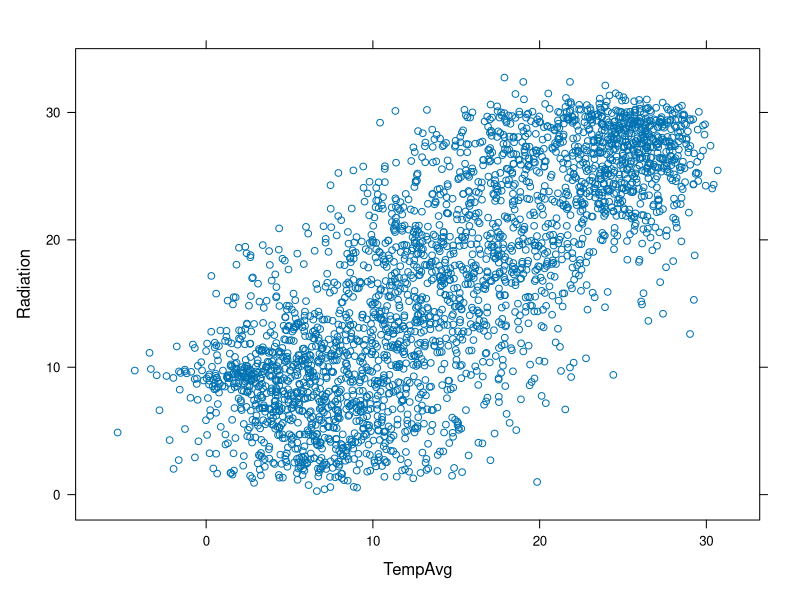
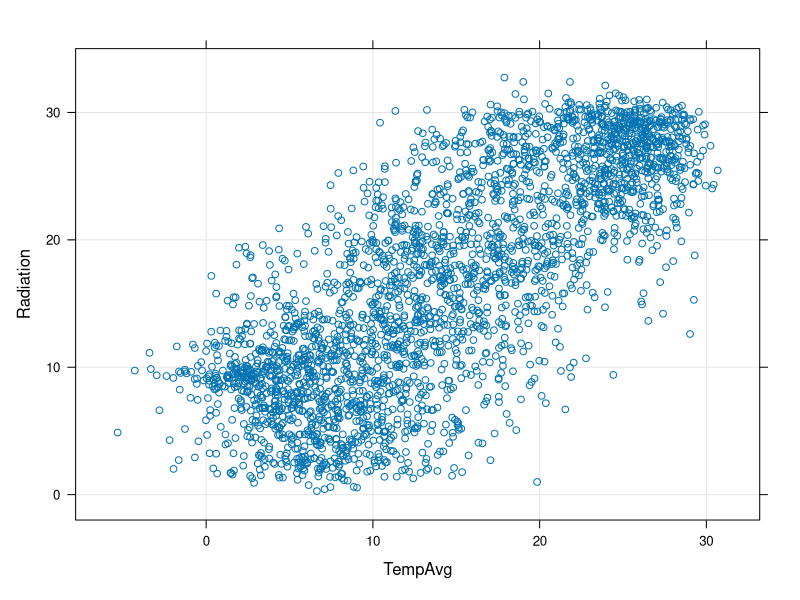
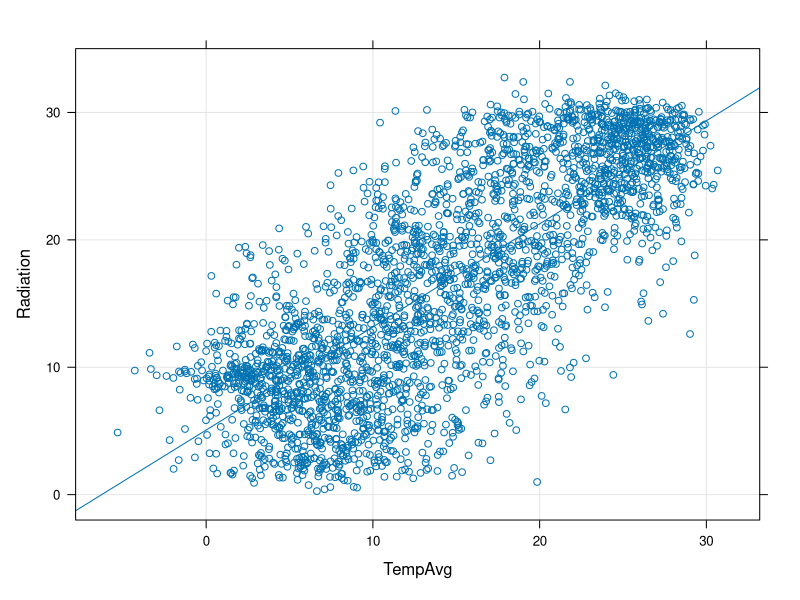
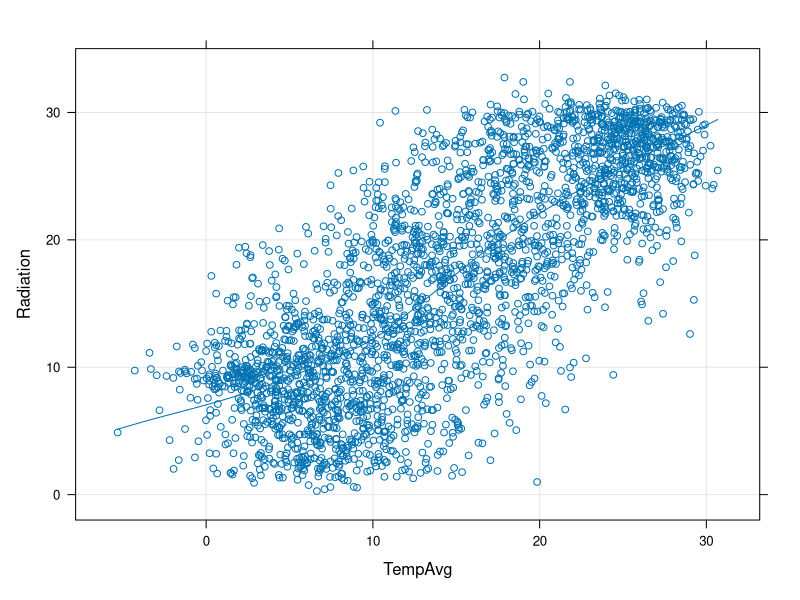
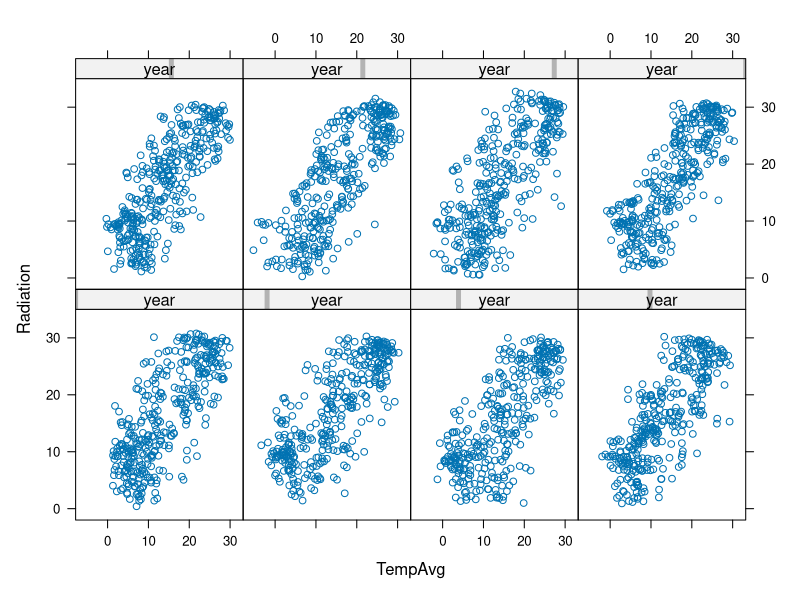
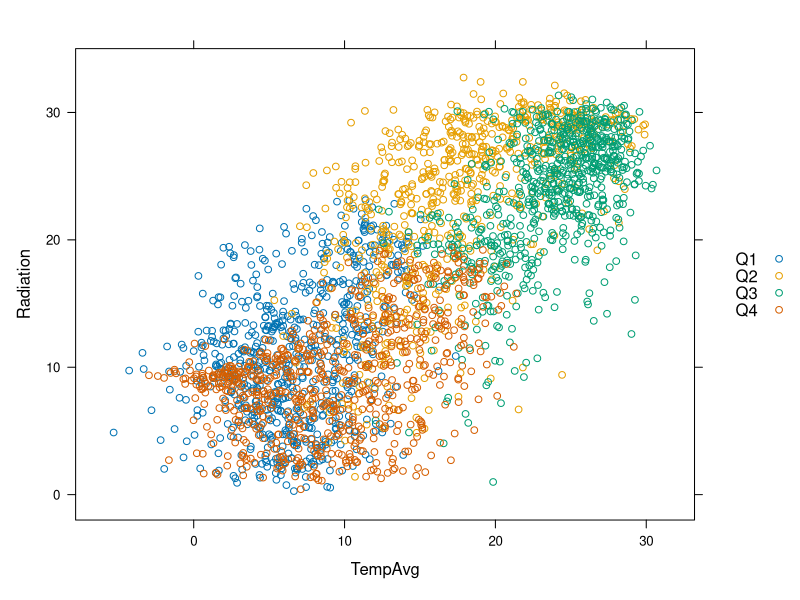
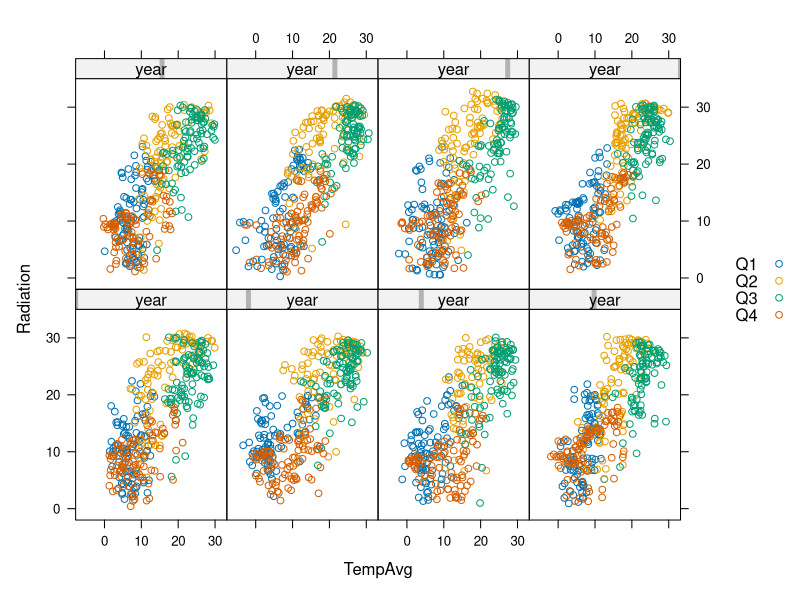
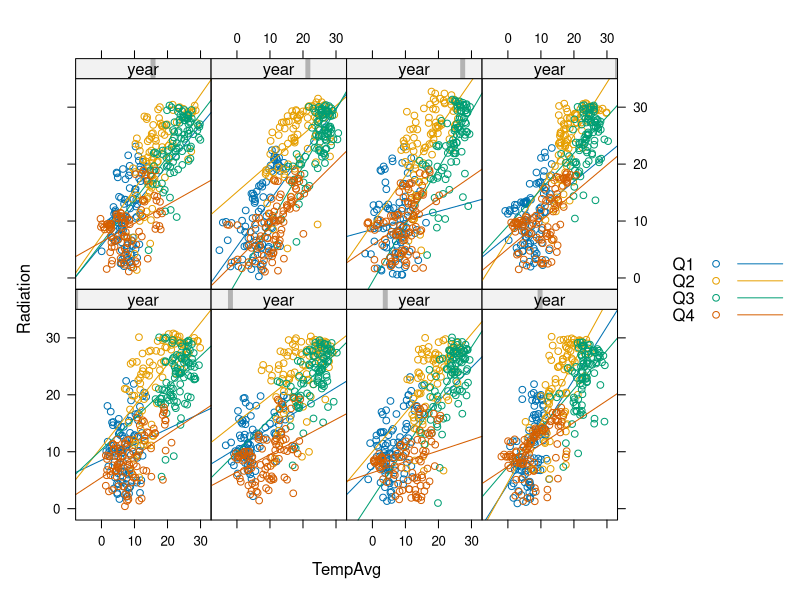

These figures' R source, in order: (Note: this script raises an error after producing the figures.)

## Conjunto de datos de ejemplo
## - Leemos desde el archivo local

aranjuez <- read.csv('data/aranjuez.csv')

summary(aranjuez)

## Conjunto de datos de ejemplo
## - Añadimos algunas columnas

aranjuez$month <- as.numeric(format(as.Date(aranjuez$X), '%m'))
aranjuez$year <- as.numeric(format(as.Date(aranjuez$X), '%Y'))
aranjuez$day <- as.numeric(format(as.Date(aranjuez$X), '%j'))
aranjuez$jday <- julian(as.Date(aranjuez$X))
aranjuez$quarter <- quarters(as.Date(aranjuez$X))

## Lattice

## - Documentación: [[http://lmdvr.r-forge.r-project.org/figures/figures.html][Código y Figuras del libro]]

library(lattice)

## =xyplot=
## #+ATTR_LaTeX: width=0.7\textwidth

pdf(file="xyplot.pdf")
xyplot(Radiation ~ TempAvg,
       data=aranjuez)
dev.off()

## =xyplot=
## #+ATTR_LaTeX: width=0.7\textwidth

pdf(file="xyplotPG.pdf")
xyplot(Radiation ~ TempAvg,
       data=aranjuez, type=c('p', 'g'))
dev.off()

## =xyplot=
## #+ATTR_LaTeX: width=0.7\textwidth

pdf(file="xyplotPRG.pdf")
xyplot(Radiation ~ TempAvg,
       data=aranjuez, type=c('p', 'r', 'g'))
dev.off()

## =xyplot=
## #+ATTR_LaTeX: width=0.7\textwidth

pdf(file="xyplotSmooth.pdf")
xyplot(Radiation ~ TempAvg,
       data=aranjuez, type=c('p', 'smooth', 'g'))
dev.off()

## Paneles
## #+ATTR_LaTeX: width=0.7\textwidth

pdf(file="xyplotYear.pdf")
xyplot(Radiation ~ TempAvg|year, data=aranjuez)
dev.off()

## Grupos
## #+ATTR_LaTeX: width=0.7\textwidth

pdf(file="xyplotQuarter.pdf")
xyplot(Radiation ~ TempAvg, groups=quarter,
       data=aranjuez, auto.key=list(space='right'))
dev.off()

## Paneles y grupos
## #+ATTR_LaTeX: width=0.6\textwidth

pdf(file="xyplotQuarterYear.pdf")
xyplot(Radiation ~ TempAvg|year,
       groups=quarter,
       data=aranjuez,
       layout=c(4, 2),
       auto.key=list(space='right'))
dev.off()

## Paneles y grupos
## #+ATTR_LaTeX: width=0.6\textwidth

pdf(file="xyplotQuarterYearSmooth.pdf")
xyplot(Radiation ~ TempAvg|year,
       groups=quarter,
       data=aranjuez,
       layout=c(4, 2),
       type=c('p', 'r'),
       auto.key=list(space='right'))
dev.off()

## Colores y tamaños
## #+ATTR_LaTeX: width=0.6\textwidth

pdf(file="xyplotColors.pdf")
xyplot(Radiation ~ TempAvg,
       type=c('p', 'r'),
       cex=2, col='blue',
       alpha=.5,
       lwd=3, col.line='black',
       data=aranjuez)
dev.off()

## Colores con grupos
## #+ATTR_LaTeX: width=0.6\textwidth

pdf(file="xyplotColorGroups.pdf")
xyplot(Radiation ~ TempAvg,
       group=quarter,
       col=c('red', 'blue', 'green', 'yellow'),
       auto.key=list(space='right'),
       data=aranjuez)
dev.off()

## Colores con grupos: par.settings
## #+ATTR_LaTeX: width=0.45\textwidth

pdf(file="myTheme.pdf")
myTheme <- custom.theme(symbol=c('red', 'blue',
                        'green', 'yellow'),
                        pch=19, alpha=.6)
xyplot(Radiation ~ TempAvg,
       groups=quarter,
       par.settings=myTheme,
       auto.key=list(space='right'),
       data=aranjuez)
dev.off()

## Colores: brewer.pal
## #+ATTR_LaTeX: width=0.45\textwidth

pdf(file="brewer.pdf")
library(RColorBrewer)
myTheme <- custom.theme(symbol=brewer.pal(n=4,
                        'Dark2'),
                        pch=19, alpha=.6)
xyplot(Radiation ~ TempAvg,
       groups=quarter,
       par.settings=myTheme,
       auto.key=list(space='right'),
       data=aranjuez)
dev.off()

## =levelplot=
## #+ATTR_LaTeX: width=0.6\textwidth

pdf(file="levelplot.pdf")
levelplot(TempAvg ~ year * day,
          data=aranjuez)
dev.off()

## =contourplot=
## #+ATTR_LaTeX: width=0.7\textwidth

pdf(file="contourplot.pdf")
contourplot(Radiation ~ year * day,
            lwd=.5, labels=FALSE,
            region=TRUE, 
            data=aranjuez)
dev.off()

## Box-and-Whiskers
## #+ATTR_LaTeX: width=0.7\textwidth

pdf(file="bwplot.pdf")
bwplot(Radiation ~ month, data=aranjuez,
       horizontal=FALSE, pch='|')
dev.off()

## Box-and-Whiskers
## #+ATTR_LaTeX: width=0.7\textwidth

pdf(file="violin.pdf")
bwplot(Radiation ~ month, data=aranjuez,
       horizontal=FALSE,
       panel=panel.violin)
dev.off()

## Histogramas
## #+ATTR_LaTeX: width=0.7\textwidth

pdf(file="histogram.pdf")
histogram(~Radiation|year, data=aranjuez,
          strip=strip.custom(strip.levels=TRUE))
dev.off()

## Gráficos de densidad
## #+ATTR_LaTeX: width=0.7\textwidth

pdf(file="density.pdf")
densityplot(~Radiation, groups=quarter,
            data=aranjuez,
            auto.key=list(space='right'))
dev.off()

## =dotplot=

avRad <- aggregate(Radiation ~ month * year,
                   data=aranjuez, FUN=mean)

## #+ATTR_LaTeX: width=0.7\textwidth

pdf(file="dotplot.pdf")
dotplot(month ~ Radiation|year, data=avRad)
dev.off()

## Quantile-Quantile
## #+ATTR_LaTeX: width=0.7\textwidth

pdf(file="qqHalf.pdf")
firstHalf <- aranjuez$quarter %in% c('Q1', 'Q2')

qq(firstHalf ~ Radiation, data=aranjuez)
dev.off()

## Quantile-quantile
## #+ATTR_LaTeX: width=0.7\textwidth

pdf(file="qqWinter.pdf")
winter <- aranjuez$quarter %in% c('Q1', 'Q4')

qq(winter ~ Radiation, data=aranjuez)
dev.off()

## Quantile-Quantile
## #+ATTR_LaTeX: width=0.7\textwidth

pdf(file="qqNorm.pdf")
qqmath(~TempAvg, data=aranjuez,
       groups=year, distribution=qnorm)
dev.off()
